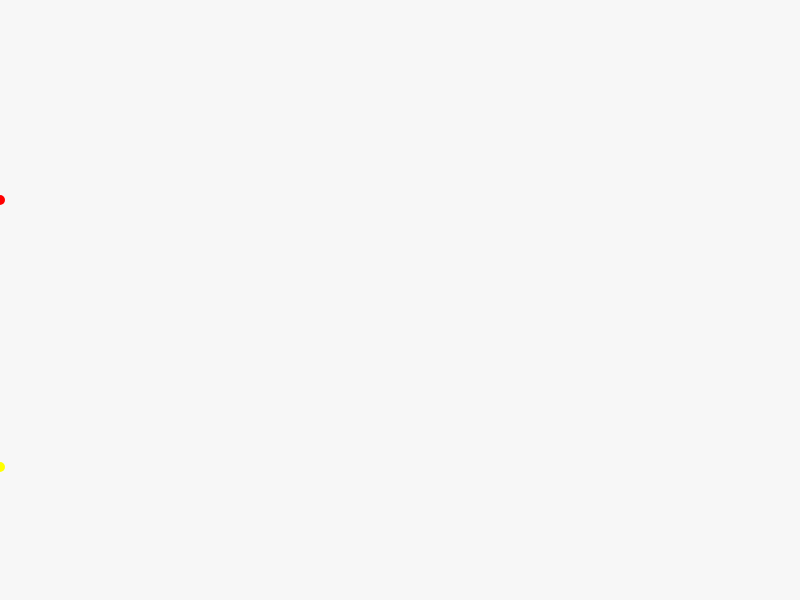
Frame 1 (no input)
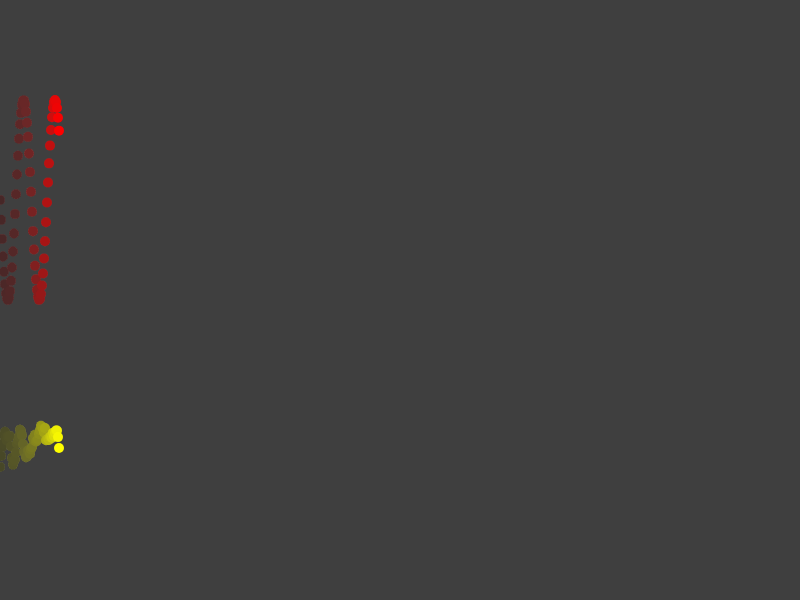
Frame 60 (no input)
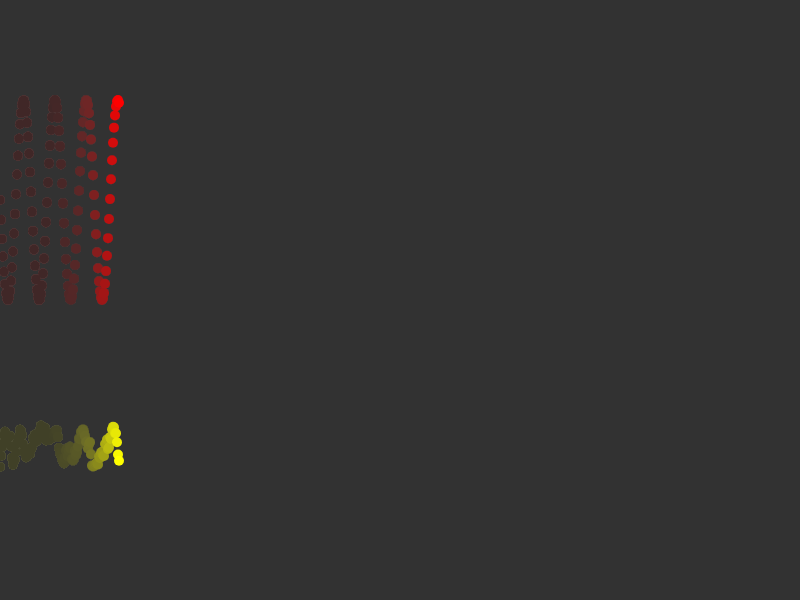
Frame 120 (the mouse pressed at the canvas centre since frame 60)

The p5.js sketch that drew these frames (run headless with seeded random() and noise() and a simulated clock; from frame 60 on, the mouse is pressed at the canvas centre):

// p5.js sketch
// ── sketch.js
var posX = 0;
var posY = 0;

function setup() {
  createCanvas(800, 600);
  noStroke();
}

function draw() {
  background(50, 10);


  // sin
  posY = 200 + sin(posX*0.2) * 100;
  fill(255, 0, 0);
  ellipse(posX, posY, 10, 10);


  // noise
  posY = 400 + noise(posX*0.15) * 100;
  fill(255, 255, 0);
  ellipse(posX, posY, 10, 10);


  // update posX
  posX = posX + 1;
  if (posX > width) {
    posX = !posX;
  }
}
